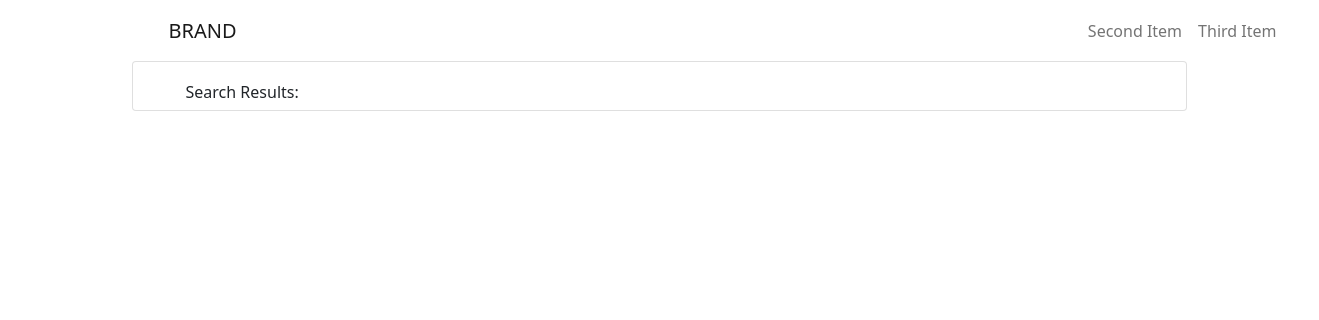
The page /location/search/1/1 on the database as committed earlier.
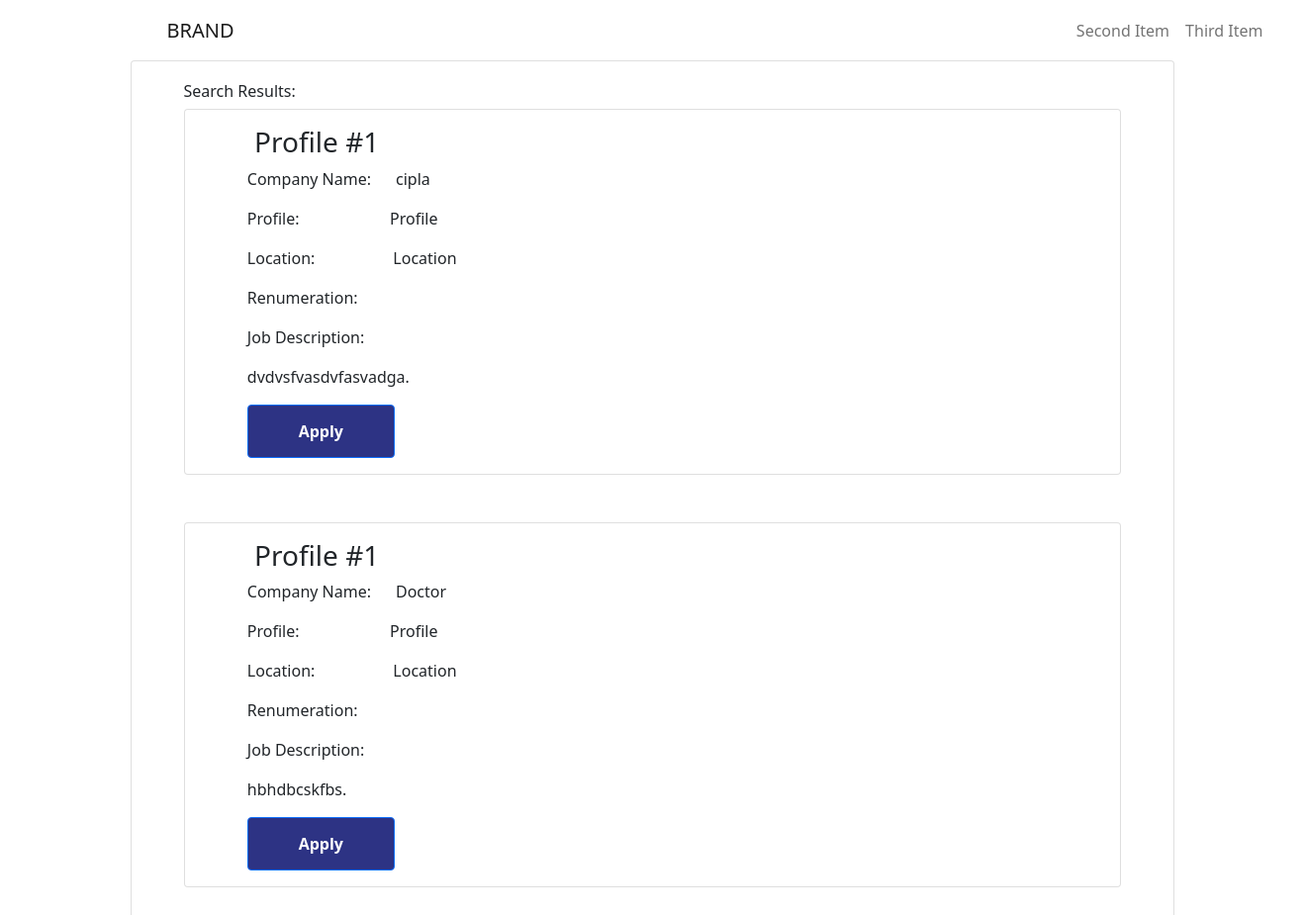
The same page on the database as committed later.
### app1/models.py (models this page shows, shortened)
class JobPost(models.Model):
    job_title = models.ForeignKey(JobTitle, on_delete=models.CASCADE)
    company_name = models.CharField(max_length=255)
    remuneration = models.CharField(max_length=255)
    job_description = models.TextField()
    location = models.ForeignKey(Location, on_delete=models.CASCADE)

### app1/views.py (the view)
# urls.py: path('location/search/<int:title_id>/<int:location_id>', views.job_search, name='search'),
def job_search(request, title_id, location_id):
    j = JobPost.objects.filter(job_title=title_id).values()
    jb = JobPost.objects.values()
    l = Location.objects.filter(id=location_id).values()
    t = JobTitle.objects.filter(id=title_id).values()
    print(title_id)
    print(location_id)
    print(j)
    return render(request, 'app1/search.html', {'location' : l,'job' : j, 'job_title' : t})

### templates/app1/search.html (shortened to what this page needs)
<DOCTYPE html>
    {% extends 'app1/base.html' %}
    {% block body_block %}
    <div class="card" style="margin-right: 10%;margin-left: 10%;">
        <h6 style="margin-right: 0px;padding-right: 0px;padding-left: 5%;margin-top: 2%;">Search Results:</h6>
        {% for i in job %}
        <div class="card" style="margin-right: 5%;margin-left: 5%;margin-top: 0;">
            <div class="card-body" style="margin-right: 5%;margin-left: 5%;">
                <h3>&nbsp;Profile #1</h3>
                <p>Company Name:&nbsp; &nbsp; &nbsp; {{i.company_name}}</p>
                <p>Profile:&nbsp; &nbsp; &nbsp; &nbsp; &nbsp; &nbsp; &nbsp; &nbsp; &nbsp; &nbsp; &nbsp; Profile</p>
                <p>Location:&nbsp; &nbsp; &nbsp; &nbsp; &nbsp; &nbsp; &nbsp; &nbsp; &nbsp; &nbsp;Location</p>
                <p>Renumeration:&nbsp; &nbsp; &nbsp; &nbsp; &nbsp; &nbsp;{{i.renumeration}}</p>
                <p>Job Description:</p>
                <p>{{i.job_description}}.<br></p>
                <a href = "application_form/{{i.id}}">
                <button class="btn btn-primary" type="submit" style="background: #2d3384;width: 149px;height: 54px;font-weight: bold;">Apply</button>
                </a>
            </div>
        </div>
        <br> </br>
        {% endfor %}
    </div>
    {% endblock %}

Rows that differ between the two databases and show on the page:
added JobPost: company_name "cipla", job_description "dvdvsfvasdvfasvadga"
added JobPost: company_name "Doctor", job_description "hbhdbcskfbs"
